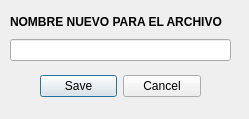
<?xml version="1.0" encoding="UTF-8"?>
<ui version="4.0">
 <class>copiarArchivo</class>
 <widget class="QWidget" name="copiarArchivo">
  <property name="geometry">
   <rect>
    <x>0</x>
    <y>0</y>
    <width>249</width>
    <height>119</height>
   </rect>
  </property>
  <property name="windowTitle">
   <string>Form</string>
  </property>
  <widget class="QWidget" name="layoutWidget">
   <property name="geometry">
    <rect>
     <x>10</x>
     <y>10</y>
     <width>221</width>
     <height>51</height>
    </rect>
   </property>
   <layout class="QVBoxLayout" name="verticalLayout">
    <item>
     <widget class="QLabel" name="label">
      <property name="font">
       <font>
        <pointsize>9</pointsize>
        <weight>75</weight>
        <bold>true</bold>
       </font>
      </property>
      <property name="text">
       <string>NOMBRE NUEVO PARA EL ARCHIVO</string>
      </property>
     </widget>
    </item>
    <item>
     <widget class="QLineEdit" name="lineEdit"/>
    </item>
   </layout>
  </widget>
  <widget class="QDialogButtonBox" name="buttonBox">
   <property name="geometry">
    <rect>
     <x>40</x>
     <y>70</y>
     <width>161</width>
     <height>32</height>
    </rect>
   </property>
   <property name="orientation">
    <enum>Qt::Horizontal</enum>
   </property>
   <property name="standardButtons">
    <set>QDialogButtonBox::Cancel|QDialogButtonBox::Save</set>
   </property>
   <property name="centerButtons">
    <bool>true</bool>
   </property>
  </widget>
 </widget>
 <resources/>
 <connections/>
</ui>
